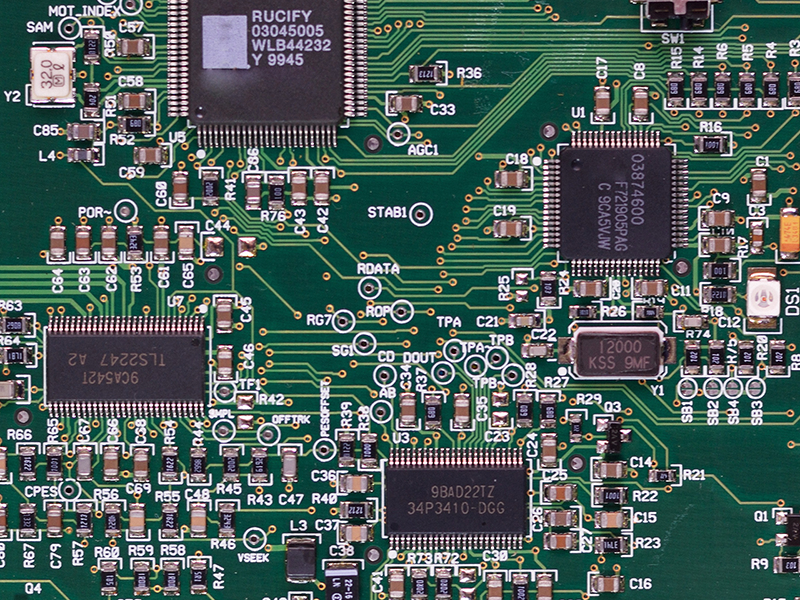
#> input picture vision/circuit.bmp, 800 x 600 px
$ jupyter execute --allow-errors '0813 vision_day4.ipynb'   (shell and % lines are left out)   (older library calls are emulated)
#> lines starting #> are read from the running program, lines starting #| are printed output that depends on the picture; after the words box and inside, x2 and y2 are one past the last pixel; in counts of white or black regions, pixels touching at a corner belong together; long printed decimals are rounded
[cell 1]
import sys
import cv2
import numpy as np
import random
import pytesseract
from IPython.core.display import HTML

from matplotlib import pyplot as plt

def imshow(tit, image) :
    plt.title(tit)
    if len(image.shape) == 3 :
        plt.imshow(cv2.cvtColor(image, cv2.COLOR_BGR2RGB))
    else :
        plt.imshow(image, cmap="gray")
    plt.show()

## 템플릿 매칭
- 입력 영상에서 작은 크기의 부분 영상 위치를 찾아내고 싶은 경우 사용: 템플릿과 원본영상 차이 확인
- matchTemplate : TM_SQDIFF_NORMED 정규화된 제곱차 매칭방법(조명에 취약해 잘 안씀) / TM_CCORR : 상관관계 크면
- TM_CCOEFF 가장 많이 사용 :상관계수 매칭 방법

[cell 2]
img = cv2.imread('circuit.bmp', cv2.IMREAD_COLOR)
#> img is the input picture: shape (600, 800, 3); mean B, G, R 91.3, 95.7, 76.3
templ = cv2.imread('crystal.bmp', cv2.IMREAD_COLOR)
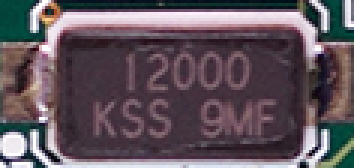
#> input picture vision/crystal.bmp, 118 x 56 px (shown 3 times larger)
#> templ is the input picture: shape (56, 118, 3); mean B, G, R 93.2, 85.1, 97.5

img = img + (50, 50, 50)

noise = np.zeros(img.shape, np.int32)
cv2.randn(noise, 0, 10)
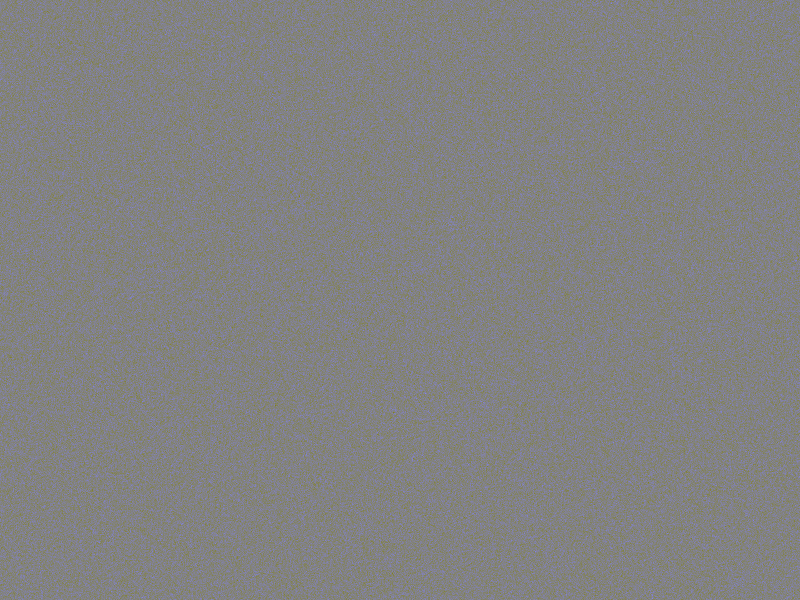
#> noise: shape (600, 800, 3) int32; mean of channels 0, 1, 2 0, 0, 0; drawn with min black and max white
img = cv2.add(img, noise, dtype=cv2.CV_8UC3)
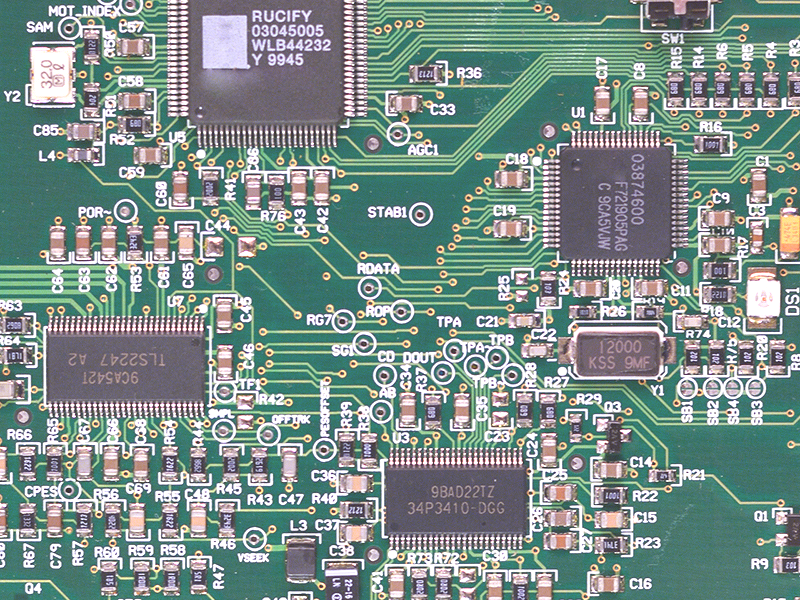
#> img: shape (600, 800, 3); mean B, G, R 138.4, 143.2, 123.2

# res = cv2.matchTemplate(img, templ, cv2.TM_CCOEFF_NORMED)
res = cv2.matchTemplate(img, templ, cv2.TM_SQDIFF_NORMED)
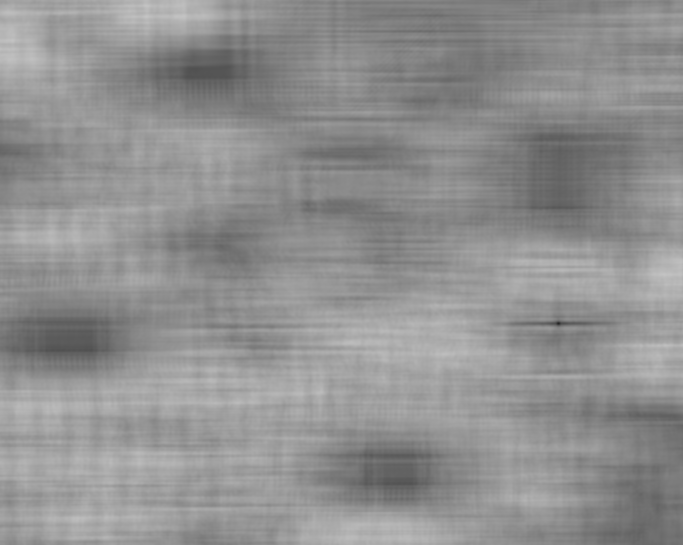
#> res: shape (545, 683) float32; min 0.142, max 0.772, mean 0.567

res_norm = cv2.normalize(res, None, 0, 255, cv2.NORM_MINMAX, cv2.CV_8U)
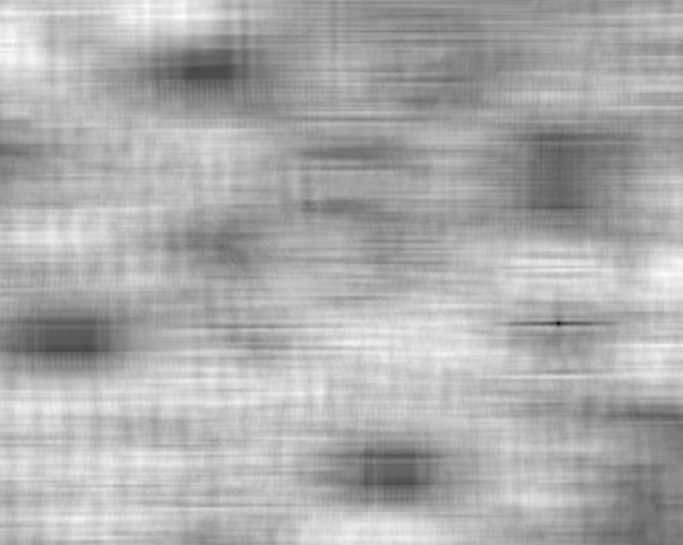
#> res_norm: shape (545, 683); min 0, max 255, mean 172.2

minv, maxv, minloc, maxloc = cv2.minMaxLoc(res)
#> minv = 0.142; maxv = 0.772; minloc = (558, 323); maxloc = (146, 16)
print('maxv:', maxv)
#| maxv: 0.7718
print('minv:', minv)
#| minv: 0.1421

(th, tw) = templ.shape[:2] #(높이 tw폭)을 가져와서
#> th = 56; tw = 118
# cv2.rectangle(img, maxloc, (maxloc[0] + tw, maxloc[1] + th), (0, 0, 255), 2)
cv2.rectangle(img, minloc, (minloc[0] + tw, minloc[1] + th), (0, 0, 255), 2)
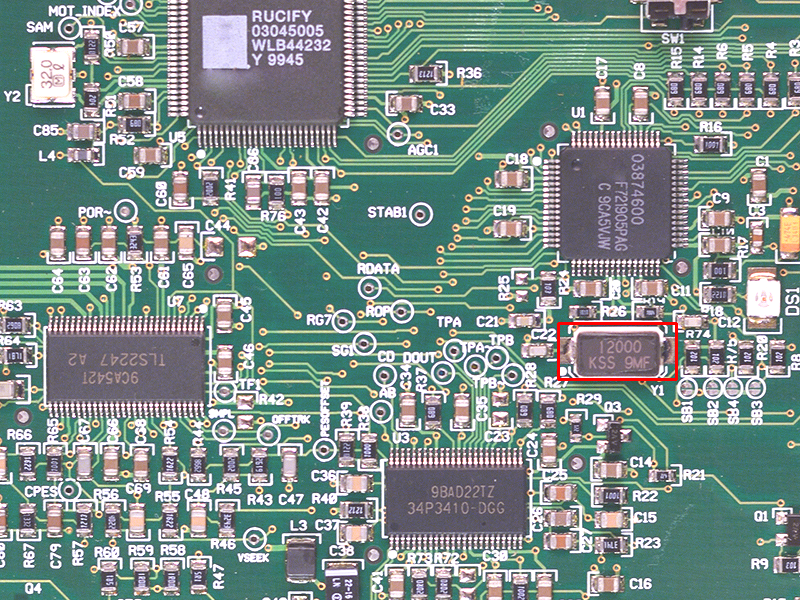
#> img: shape (600, 800, 3); 0.22% of pixels changed, all inside (x1, y1, x2, y2) = (557, 322, 678, 381)

cv2.imshow('templ', templ)
cv2.imshow('res_norm', res_norm)
cv2.imshow('img', img)
cv2.waitKey()
cv2.destroyAllWindows()

#maxv가 1이면 같다는뜻

[cell 3]
img = cv2.imread('cross.jpg',0)
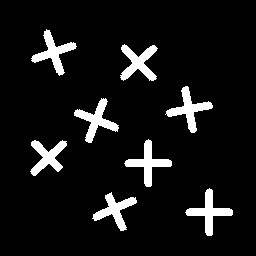
#> input picture vision/cross.jpg, 256 x 256 px
#> img is the input picture: shape (256, 256); min 0, max 255, mean 21.4
img2 = img.copy()
template = cv2.imread('template.jpg',0)
#> (the rest of this cell did not finish here and is left out)

- 하나가 아닌 2개이상 찾아보기할 때는 : min max로 안되고 threshold 사용해야함
- np.where (res>= threshold)

[cell 4]
img_rgb = cv2.imread('input2.jpg')
#> (the rest of this cell did not finish here and is left out)

[cell 5]
# print(loc)

#> (a cell that did not finish here is left out)

[cell 7]
img_rgb = cv2.imread('input4.jpg')
#> (the rest of this cell did not finish here and is left out)

- zip (예:# for pt in zip(*loc[::-1])

#> (a cell that did not finish here is left out)

[cell 9]
# * : 데이터들을 언팩(분할)하는 역할 ex *[1,2,3]-> 1,2,3 로우 단위로 있는 값들 언패킹
a= [[1, 2, 3 ],
    [4,5,6]]
for v in zip(*a):
    print(v)
    print(v[0])

[cell 10]
print(a)
for v in a:
    print(v)

for (i, v) in enumerate(a):
    print(i, v)

for k in enumerate(a):
    print(k[0],k[1])

[cell 11]
def fun(a,b,c):
    print(a,b,c)

fun(1,4,5)
fun(*[1,4,5]) #-> fun(1,4,5) 이렇게 변환시켜줌

scale, rotate 10도정도씩 바꿔가며 실험해보는것

[cell 12]
# 왈도 찾기
img_rgb = cv2.imread('find_waldo.jpg')
#> (the rest of this cell did not finish here and is left out)

[cell 13]
# 도형 찾기
img_rgb = cv2.imread('input3.png')
#> (the rest of this cell did not finish here and is left out)

## 캐스케이드 분류기와 얼굴 검출
- 유사 하르(harr-like) 필터: 검은부분과 흰부분에서

[cell 14]
src = cv2.imread('kids.png')
classifier = cv2.CascadeClassifier('haarcascade_frontalface_default.xml')

faces = classifier.detectMultiScale(src)
#> faces = ()

for (x, y, w, h) in faces:
        cv2.rectangle(src, (x, y), (x + w, y + h), (255, 0, 255), 2)
#> this loop made 0 passes

#> (the rest of this cell did not finish here and is left out)


[cell 15]
print(faces)
#> (the rest of this cell did not finish here and is left out)

[cell 16]
src = cv2.imread('kids.png')
face_classifier = cv2.CascadeClassifier('haarcascade_frontalface_default.xml')
eye_classifier = cv2.CascadeClassifier('haarcascade_eye.xml')


faces = face_classifier.detectMultiScale(src)

for (x1, y1, w1, h1) in faces:
    cv2.rectangle(src, (x1, y1), (x1 + w1, y1 + h1), (255, 0, 255), 2)
    faceROI = src[y1:y1 + h1, x1:x1 + w1]
    eyes = eye_classifier.detectMultiScale(faceROI)
    for (x2, y2, w2, h2) in eyes:
            center = (int(x2 + w2 / 2), int(y2 + h2 / 2))
            cv2.circle(faceROI, center, int(w2 / 2), (255, 0, 0), 2, cv2.LINE_AA)
#> (the rest of this cell did not finish here and is left out)


[cell 17]
src = cv2.imread('face04.jpg')
classifier = cv2.CascadeClassifier('haarcascade_frontalface_default.xml')
faces = classifier.detectMultiScale(src)

[cell 18]
print(faces)
#> (the rest of this cell did not finish here and is left out)

[cell 19]
for (x, y, w, h) in faces:
        cv2.rectangle(src, (x, y), (x + w, y + h), (255, 0, 255), 2)
#> (the rest of this cell did not finish here and is left out)


[cell 20]
src = cv2.imread('face04.jpg')
face_classifier = cv2.CascadeClassifier('haarcascade_frontalface_default.xml')
eye_classifier = cv2.CascadeClassifier('haarcascade_eye.xml')

faces = face_classifier.detectMultiScale(src)

for (x1, y1, w1, h1) in faces:
    cv2.rectangle(src, (x1, y1), (x1 + w1, y1 + h1), (255, 0, 255), 2)
    faceROI = src[y1:y1 + h1, x1:x1 + w1]
    eyes = eye_classifier.detectMultiScale(faceROI)
    for (x2, y2, w2, h2) in eyes:
        center = (int(x2 + w2 / 2), int(y2 + h2 / 2))
        cv2.circle(faceROI, center, int(w2 / 2), (255, 0, 0), 2, cv2.LINE_AA)
        cv2.rectangle(src, (x, y), (x + w, y + h), (255, 0, 255), 2)
#> (the rest of this cell did not finish here and is left out)
